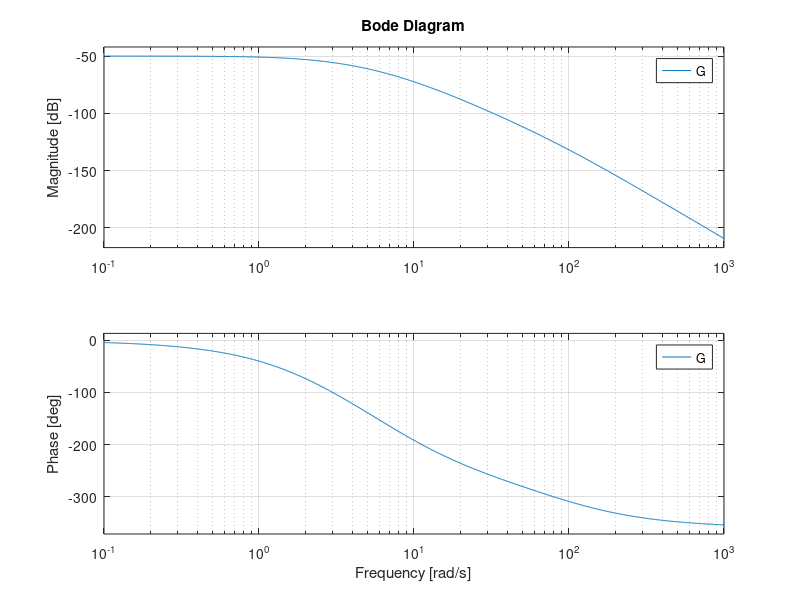
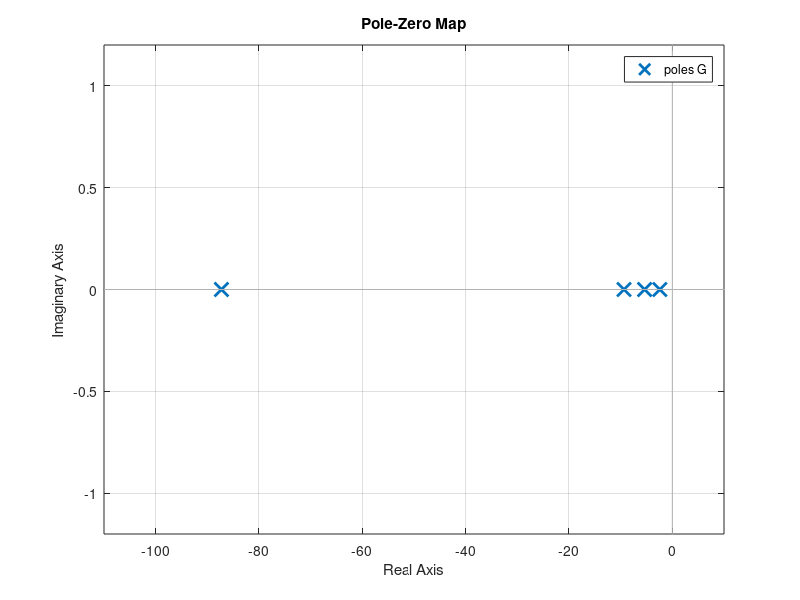
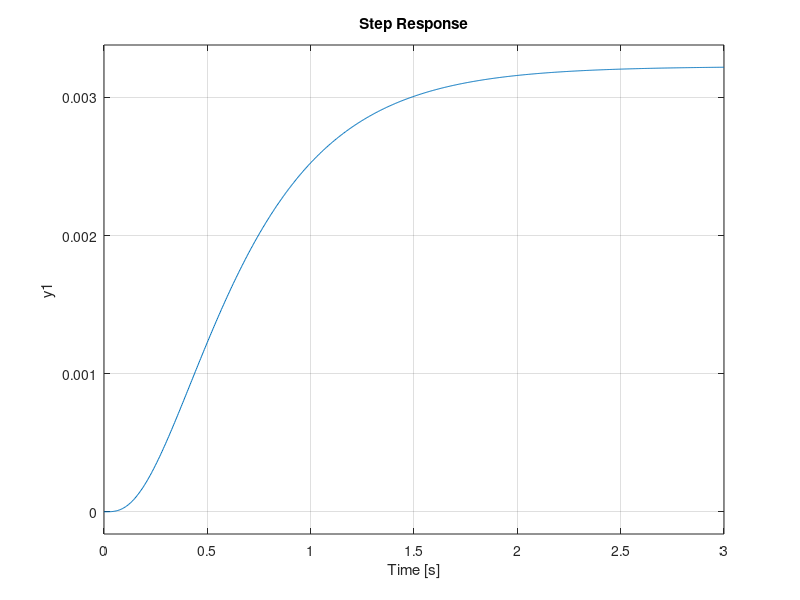

These charts were generated, in order, by the following MATLAB code:
clear; close all; clc; 
% DATI

% SISTEMA MECCANICO

r1 = 0.45 * 10^-2;          % raggio interno puleggia (metri)
r2 = 4.5 * 10^-2;           % raggio esterno puleggia (metri)
J = 2 * 10^-4;              % inerzia (kg*m^2)
m = 10 * 10^-3;             % massa (kilogrammi)
beta = 1.6;                 % coefficiente smorzatore (N * s / m)
g = 9.81;                   % accelerazione di gravità (m / s^2)

% SISTEMA DI RISCALDAMENTO

l = 15 * 10^-2;             % lunghezza filo (metri)
d = 0.2 * 10^-3;            % diametro filo (metri)
Cth = 25.1 * 10^-3;         % capacità termica (J/K)
Re = 4.8;                   % resistenza elettrica (ohm)
Le = 55 * 10^-3;            % induttanza (H)
    
    % Cella di Peltier
    Rth = 16.7;             % resistenza termica (ohm)
    Tp = 15+273.15;                % temperatura cella (gradi)

    % Convezione con l'ambiente
    h = 6.55;               % coefficiente di convezione (W / (m^2 * K))
    S = pi * d * l;         % superficie cilindrica (m^2)
    Tamb = 24+273.15;              % temperatura ambiente (gradi)

% ATTUATORE SMA

Kmax = 3.92 * 10^3;        % (N/m)
Ta = 70+273.15;                  % (gradi)
Td = 20;                 % (gradi)
deltalmax = 0.6 * 10^-2;       % deformazione filo, 96% di l (metri)
c = 6.2;                    % costante

zstar = 4.2 * 10^-2;       % quota desiderata (metri)






Kstar = m*g*r2/(r1*(deltalmax-r1*zstar/r2));
x2eq = Ta+Td*log(Kstar/(Kmax-Kstar))/c;
Kx2eq = Kmax*(1-(1/(1+exp(c*(x2eq-Ta)/Td))));
x1eq = sqrt((h*S*(x2eq-Tamb)/Re)+((x2eq-Tp)/Rth));
derivataK = (c*Kmax/Td)*(exp(c*(x2eq-Ta)/Td)/(1+exp(c*(x2eq-Ta)/Td))^2);


x11 = -Re/Le;
x21 = 2*Re*x1eq/Cth;
x22 = -(h*S+1/Rth)/Cth;
x42 = (r1*(deltalmax-r1*zstar/r2)/r2*(m+J/(r2^2)))*derivataK;
x43 = -r1^2*Kx2eq/(r2^2*(m+J/(r2^2)));
x44 = -beta/(m+J/(r2^2));

A = [x11  0   0   0  ;
     x21 x22  0   0  ;
      0   0   0   1  ;
      0  x42 x43 x44];

B = [1/Le;
      0  ;
      0  ;
      0  ];

C = [0 0 1 0];

D = 0;

sistema = ss(A,B,C,D);

G = tf(sistema);

figure;
bode(G);

figure;
pzmap(G);

figure
step(G);
